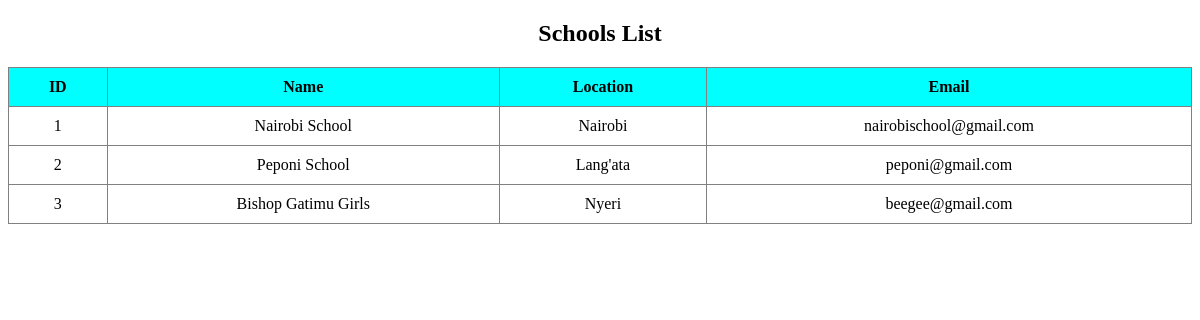
Screenshot of /schools/ with the database file from the repository.
### class/models.py (models this page shows, shortened)
class School(models.Model):
    name = models.CharField(max_length=20)
    location = models.CharField(max_length=20)
    email = models.EmailField(blank=False)

### class/views.py (the view)
# urls.py: path('schools/', views.schools, name='school'),
def schools(request):
    school = School.objects.all()
    return render(request, 'schools.html',{"school": school})

### class/templates/schools.html (shortened to what this page needs)
<!DOCTYPE html>
<html lang="en">
<head>
</head>
<body>
<h2>Schools List</h2>
<table border="1">
    <tr>
        <th>ID</th>
        <th>Name</th>
        <th>Location</th>
        <th>Email</th>
    </tr>
    {% for y in school %}
    <tr>
        <td>{{ y.id }}</td>
        <td>{{ y.name }}</td>
        <td>{{ y.location }}</td>
        <td>{{ y.email }}</td>
    </tr>
    {% endfor %}
</table>
</body>
</html>

### class/templates/schools.html (style rules this page uses)
table { border-collapse: collapse; width: 100%; text-align: center; }
th { padding: 10px; background-color: aqua; }
td, tr { padding: 10px; }
h2 { text-align: center; }

### rows the page displays
School: id "1", name "Nairobi School", location "Nairobi", email "nairobischool@gmail.com"
School: id "2", name "Peponi School", location "Lang'ata", email "peponi@gmail.com"
School: id "3", name "Bishop Gatimu Girls", location "Nyeri", email "beegee@gmail.com"
